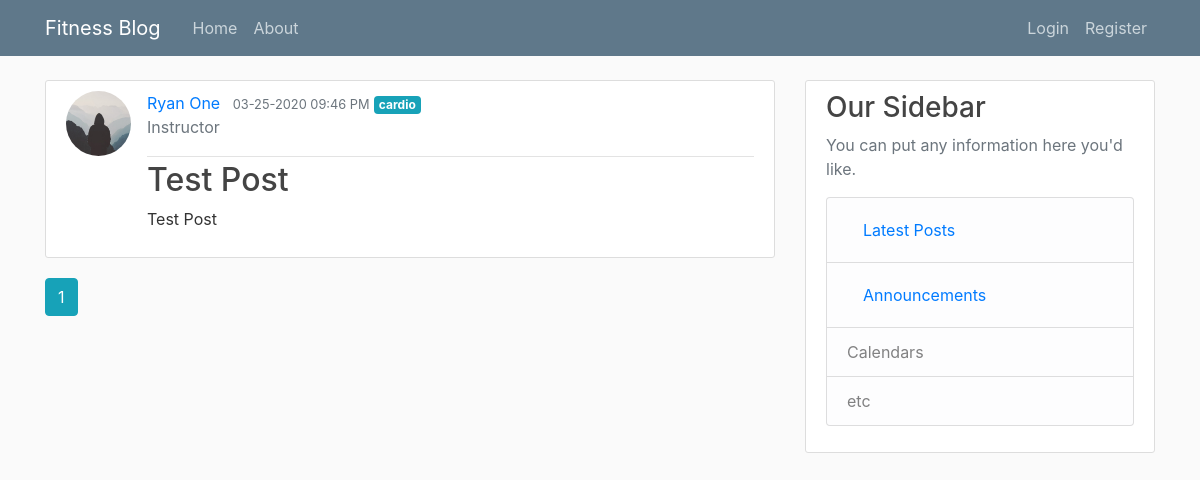
Page /home on the earlier database version.
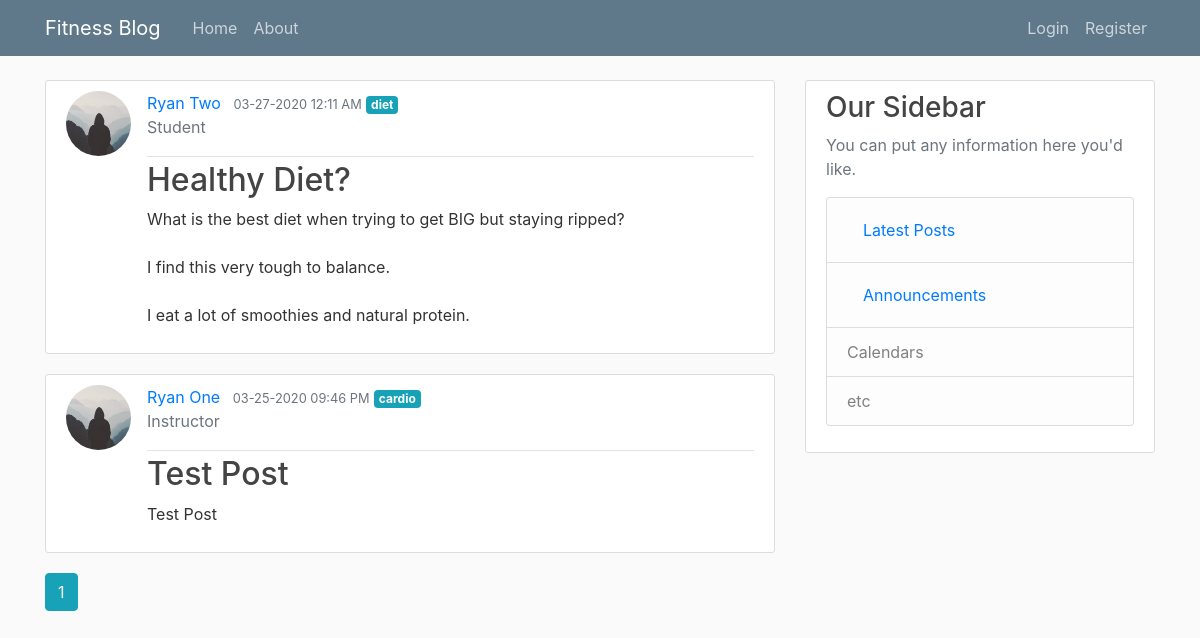
Same page on the later database version.
### fitnessblog/models.py (models this page shows, shortened)
class Post(db.Model):
    id = db.Column(db.Integer, primary_key=True)
    title = db.Column(db.String(100), nullable=False)
    date_posted = db.Column(db.DateTime, nullable=False, default=datetime.utcnow)
    content = db.Column(db.Text, nullable=False)
    category = db.Column(db.Text, nullable=False)
    user_id = db.Column(db.Integer, db.ForeignKey("user.id"), nullable=False)

class User(db.Model, UserMixin):
    id = db.Column(db.Integer, primary_key=True)
    username = db.Column(db.String(20), unique=True, nullable=False)
    email = db.Column(db.String(120), unique=True, nullable=False)
    profile_type = db.Column(db.String(20), nullable=False)
    image_file = db.Column(db.String(20), nullable=False, default="default.jpg")
    password = db.Column(db.String(60), nullable=False)
    posts = db.relationship("Post", backref="author", lazy=True)

### fitnessblog/main/routes.py (the view)
@main.route("/")
@main.route("/home")
def home():
    page = request.args.get("page", 1, type=int)
    posts = Post.query.order_by(Post.date_posted.desc()).paginate(page=page, per_page=5)
    return render_template("home.html", posts=posts)

### fitnessblog/templates/home.html
{% extends "layout.html" %}
{% block content %}
  {% for post in posts.items %}
    <article class="media content-section">
      <img class="rounded-circle article-img" src="{{ url_for('static', filename='profile_pics/' + post.author.image_file) }}">
      <div class="media-body">
        <div class="article-metadata">
          <a class="mr-2" href="{{ url_for('users.user_posts', username=post.author.username) }}">{{ post.author.username }}</a>
          <small class="text-muted">{{ post.date_posted.strftime('%m-%d-%Y %I:%M %p') }}</small>
          <a href="{{ url_for('posts.filter_by_category', category=post.category) }}" class="badge badge-info">{{ post.category}}</a>
          <p class="text-secondary">{{ post.author.profile_type.capitalize() }}</p>
        </div>
        <h2><a class="article-title" href="{{ url_for('posts.post', post_id=post.id) }}">{{ post.title }}</a></h2>
        <p class="article-content">{{ post.content }}</p>
      </div>
    </article>
  {% endfor %}
  {% for page_num in posts.iter_pages(left_edge=1, right_edge=1, left_current=1, right_current=2) %}
    {% if page_num %}
      {% if posts.page == page_num %}
        <a class="btn btn-info mb-4" href="{{ url_for('main.home', page=page_num) }}">{{ page_num }}</a>
      {% else %}
      <a class="btn btn-outline-info mb-4" href="{{ url_for('main.home', page=page_num) }}">{{ page_num }}</a>
      {% endif %}
    {% else %}
      ...
    {% endif %}
  {% endfor %}
{% endblock content %}

### fitnessblog/templates/layout.html (shortened to what this page needs)
<!DOCTYPE html>
<html lang="en">
  <head>
    <link rel="stylesheet" href="https://stackpath.bootstrapcdn.com/bootstrap/4.3.1/css/bootstrap.min.css">
    <link rel="stylesheet" type="text/css" href="{{ url_for('static', filename='main.css') }}">
  </head>
    <body>
      <header class="site-header">
        <nav class="navbar navbar-expand-md navbar-dark bg-steel fixed-top">
          <div class="container">
            <a class="navbar-brand mr-4" href="/">Fitness Blog</a>
            <div class="collapse navbar-collapse" id="navbarToggle">
              <div class="navbar-nav mr-auto">
                <a class="nav-item nav-link" href="{{ url_for('main.home') }}">Home</a>
                <a class="nav-item nav-link" href="{{ url_for('main.about') }}">About</a>
              </div>
              <div class="navbar-nav">
                {% if current_user.is_authenticated %}
                  <a class="nav-item nav-link" href="{{ url_for('posts.new_post') }}">Create Post</a>
                  <a class="nav-item nav-link" href="{{ url_for('users.account') }}">Account</a>
                  <a class="nav-item nav-link" href="{{ url_for('users.logout') }}">Logout</a>
                {% else %}
                  <a class="nav-item nav-link" href="{{ url_for('users.login') }}">Login</a>
                  <a class="nav-item nav-link" href="{{ url_for('users.register') }}">Register</a>
                {% endif %}
              </div>
            </div>
          </div>
        </nav>
      </header>
      <main role="main" class="container">
        <div class="row">
          <div class="col-md-8">
            {% block content %}{% endblock %}
          </div>
          <div class="col-md-4">
            <div class="content-section">
              <h3>Our Sidebar</h3>
              <p class='text-muted'>You can put any information here you'd like.
                <ul class="list-group">
                  <li class="list-group-item list-group-item-light"><a class="nav-item nav-link" href="{{ url_for('posts.latest_posts') }}">Latest Posts</a></li>
                  <li class="list-group-item list-group-item-light"><a class="nav-item nav-link" href="{{ url_for('main.announcements') }}">Announcements</a></li></li>
                  <li class="list-group-item list-group-item-light">Calendars</li>
                  <li class="list-group-item list-group-item-light">etc</li>
                </ul>
              </p>
            </div>
          </div>
        </div>
      </main>
    </body>
</html>

### fitnessblog/static/main.css (style rules this page uses)
body { background: #fafafa; color: #333333; margin-top: 5rem; }
h1, h2, h3, h4, h5, h6 { color: #444444; }
.bg-steel { background-color: #5f788a; }
.site-header .navbar-nav .nav-link { color: #cbd5db; }
.content-section { background: #ffffff; padding: 10px 20px; border: 1px solid #dddddd; border-radius: 3px; margin-bottom: 20px; }
.article-title { color: #444444; }
.article-content { white-space: pre-line; }
.article-img { height: 65px; width: 65px; margin-right: 16px; }
.article-metadata { padding-bottom: 1px; margin-bottom: 4px; border-bottom: 1px solid #e3e3e3; }

Differences in the rows shown:
added Post: image_file (placeholder picture), author.username "Ryan Two", date_posted "03-27-2020 12:11 AM", category "diet", author.profile_type "Student", title "Healthy Diet?", content "What is the best diet when trying to get BIG but staying ripped? I find this very tough to balance. I eat a lot of smoothies and natural protein."
